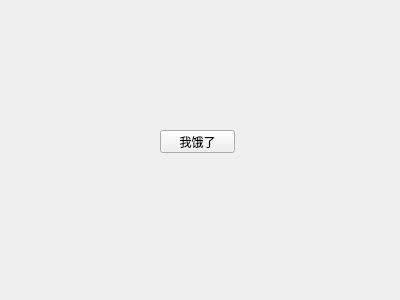
<?xml version="1.0" encoding="UTF-8"?>
<ui version="4.0">
 <class>Widget</class>
 <widget class="QWidget" name="Widget">
  <property name="geometry">
   <rect>
    <x>0</x>
    <y>0</y>
    <width>400</width>
    <height>300</height>
   </rect>
  </property>
  <property name="windowTitle">
   <string>Widget</string>
  </property>
  <widget class="QPushButton" name="pushButton">
   <property name="geometry">
    <rect>
     <x>160</x>
     <y>130</y>
     <width>75</width>
     <height>23</height>
    </rect>
   </property>
   <property name="text">
    <string>我饿了</string>
   </property>
  </widget>
 </widget>
 <layoutdefault spacing="6" margin="11"/>
 <resources/>
 <connections/>
</ui>
